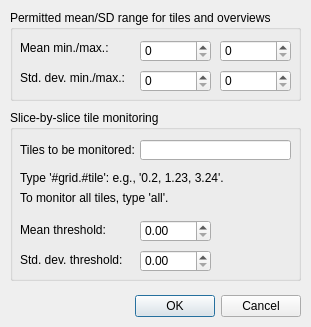
<?xml version="1.0" encoding="UTF-8"?>
<ui version="4.0">
 <class>monitorImages</class>
 <widget class="QDialog" name="monitorImages">
  <property name="windowModality">
   <enum>Qt::ApplicationModal</enum>
  </property>
  <property name="geometry">
   <rect>
    <x>0</x>
    <y>0</y>
    <width>311</width>
    <height>327</height>
   </rect>
  </property>
  <property name="windowTitle">
   <string>Image Monitoring Settings</string>
  </property>
  <property name="modal">
   <bool>false</bool>
  </property>
  <widget class="QDialogButtonBox" name="buttonBox">
   <property name="geometry">
    <rect>
     <x>80</x>
     <y>290</y>
     <width>221</width>
     <height>32</height>
    </rect>
   </property>
   <property name="orientation">
    <enum>Qt::Horizontal</enum>
   </property>
   <property name="standardButtons">
    <set>QDialogButtonBox::Cancel|QDialogButtonBox::Ok</set>
   </property>
  </widget>
  <widget class="QGroupBox" name="groupBox">
   <property name="geometry">
    <rect>
     <x>10</x>
     <y>10</y>
     <width>291</width>
     <height>91</height>
    </rect>
   </property>
   <property name="title">
    <string>Permitted mean/SD range for tiles and overviews</string>
   </property>
   <widget class="QLabel" name="label_4">
    <property name="geometry">
     <rect>
      <x>10</x>
      <y>30</y>
      <width>131</width>
      <height>16</height>
     </rect>
    </property>
    <property name="text">
     <string>Mean min./max.: </string>
    </property>
   </widget>
   <widget class="QLabel" name="label_7">
    <property name="geometry">
     <rect>
      <x>10</x>
      <y>60</y>
      <width>131</width>
      <height>16</height>
     </rect>
    </property>
    <property name="text">
     <string>Std. dev. min./max.:</string>
    </property>
   </widget>
   <widget class="QSpinBox" name="spinBox_meanMin">
    <property name="geometry">
     <rect>
      <x>130</x>
      <y>30</y>
      <width>71</width>
      <height>22</height>
     </rect>
    </property>
    <property name="maximum">
     <number>255</number>
    </property>
   </widget>
   <widget class="QSpinBox" name="spinBox_meanMax">
    <property name="geometry">
     <rect>
      <x>210</x>
      <y>30</y>
      <width>71</width>
      <height>22</height>
     </rect>
    </property>
    <property name="maximum">
     <number>255</number>
    </property>
   </widget>
   <widget class="QSpinBox" name="spinBox_stddevMin">
    <property name="geometry">
     <rect>
      <x>130</x>
      <y>60</y>
      <width>71</width>
      <height>22</height>
     </rect>
    </property>
    <property name="maximum">
     <number>128</number>
    </property>
   </widget>
   <widget class="QSpinBox" name="spinBox_stddevMax">
    <property name="geometry">
     <rect>
      <x>210</x>
      <y>60</y>
      <width>71</width>
      <height>22</height>
     </rect>
    </property>
    <property name="maximum">
     <number>128</number>
    </property>
   </widget>
  </widget>
  <widget class="QGroupBox" name="groupBox_2">
   <property name="geometry">
    <rect>
     <x>10</x>
     <y>110</y>
     <width>291</width>
     <height>171</height>
    </rect>
   </property>
   <property name="title">
    <string>Slice-by-slice tile monitoring</string>
   </property>
   <widget class="QLabel" name="label">
    <property name="geometry">
     <rect>
      <x>10</x>
      <y>30</y>
      <width>121</width>
      <height>20</height>
     </rect>
    </property>
    <property name="text">
     <string>Tiles to be monitored:</string>
    </property>
   </widget>
   <widget class="QLineEdit" name="lineEdit_monitorTiles">
    <property name="enabled">
     <bool>true</bool>
    </property>
    <property name="geometry">
     <rect>
      <x>130</x>
      <y>30</y>
      <width>151</width>
      <height>20</height>
     </rect>
    </property>
   </widget>
   <widget class="QLabel" name="label_2">
    <property name="geometry">
     <rect>
      <x>10</x>
      <y>110</y>
      <width>111</width>
      <height>20</height>
     </rect>
    </property>
    <property name="text">
     <string>Mean threshold:</string>
    </property>
   </widget>
   <widget class="QLabel" name="label_3">
    <property name="geometry">
     <rect>
      <x>10</x>
      <y>140</y>
      <width>111</width>
      <height>20</height>
     </rect>
    </property>
    <property name="text">
     <string>Std. dev. threshold:</string>
    </property>
   </widget>
   <widget class="QLabel" name="label_8">
    <property name="geometry">
     <rect>
      <x>10</x>
      <y>80</y>
      <width>271</width>
      <height>16</height>
     </rect>
    </property>
    <property name="text">
     <string>To monitor all tiles, type 'all'.</string>
    </property>
   </widget>
   <widget class="QLabel" name="label_10">
    <property name="geometry">
     <rect>
      <x>10</x>
      <y>60</y>
      <width>271</width>
      <height>16</height>
     </rect>
    </property>
    <property name="text">
     <string>Type '#grid.#tile': e.g., '0.2, 1.23, 3.24'.</string>
    </property>
   </widget>
   <widget class="QDoubleSpinBox" name="doubleSpinBox_meanThreshold">
    <property name="geometry">
     <rect>
      <x>130</x>
      <y>110</y>
      <width>71</width>
      <height>22</height>
     </rect>
    </property>
   </widget>
   <widget class="QDoubleSpinBox" name="doubleSpinBox_stdDevThreshold">
    <property name="geometry">
     <rect>
      <x>130</x>
      <y>140</y>
      <width>71</width>
      <height>22</height>
     </rect>
    </property>
   </widget>
  </widget>
 </widget>
 <resources/>
 <connections>
  <connection>
   <sender>buttonBox</sender>
   <signal>accepted()</signal>
   <receiver>monitorImages</receiver>
   <slot>accept()</slot>
   <hints>
    <hint type="sourcelabel">
     <x>248</x>
     <y>254</y>
    </hint>
    <hint type="destinationlabel">
     <x>157</x>
     <y>274</y>
    </hint>
   </hints>
  </connection>
  <connection>
   <sender>buttonBox</sender>
   <signal>rejected()</signal>
   <receiver>monitorImages</receiver>
   <slot>reject()</slot>
   <hints>
    <hint type="sourcelabel">
     <x>316</x>
     <y>260</y>
    </hint>
    <hint type="destinationlabel">
     <x>286</x>
     <y>274</y>
    </hint>
   </hints>
  </connection>
 </connections>
</ui>
